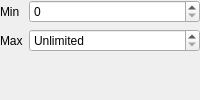
                  <widget class="QWidget" name="page_ss_subgroup_details_3">
                   <layout class="QFormLayout" name="formLayout_ss_subgroup_3">
                    <property name="leftMargin">
                     <number>0</number>
                    </property>
                    <property name="topMargin">
                     <number>0</number>
                    </property>
                    <property name="rightMargin">
                     <number>0</number>
                    </property>
                    <property name="bottomMargin">
                     <number>0</number>
                    </property>
                    <item row="0" column="0">
                     <widget class="QLabel" name="label_ss_subgroup_min_3">
                      <property name="text">
                       <string>Min</string>
                      </property>
                     </widget>
                    </item>
                    <item row="0" column="1">
                     <widget class="QSpinBox" name="spinBox_ss_subgroup_min">
                      <property name="minimum">
                       <number>0</number>
                      </property>
                     </widget>
                    </item>
                    <item row="1" column="0">
                     <widget class="QLabel" name="label_ss_subgroup_max_3">
                      <property name="text">
                       <string>Max</string>
                      </property>
                     </widget>
                    </item>
                    <item row="1" column="1">
                     <widget class="QSpinBox" name="spinBox_ss_subgroup_max">
                      <property name="specialValueText">
                       <string>Unlimited</string>
                      </property>
                      <property name="minimum">
                       <number>0</number>
                      </property>
                     </widget>
                    </item>
                   </layout>
                  </widget>
